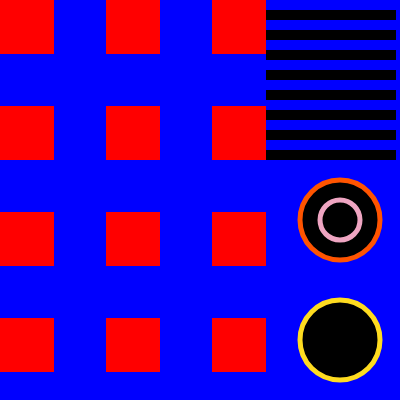
Frame 1 (no input)
Frame 60 (no input): identical to frame 1, image omitted
Frame 120 (the mouse pressed at the canvas centre since frame 60): identical to frame 1, image omitted

The p5.js sketch that drew this single still picture (run headless with seeded random() and noise() and a simulated clock; from frame 60 on, the mouse is pressed at the canvas centre):

// p5.js sketch
// ── sketch.js
const sketchWidth = 400;
const sketchHeight = 400;
const squareSize = 54;
const padding = 26;
const spacing = squareSize + 2 * padding;

const columns = Math.floor(sketchWidth / spacing);
const rows = Math.floor(sketchHeight / spacing);

function setup () {
  createCanvas(sketchWidth, sketchHeight);
}

function draw () {

  background('blue')
  strokeWeight(0)
  stroke(0)
  fill('red')
  for(let x = 0; x <= columns; x += 1) {
    for(let y = 0; y <= rows; y += 1) {
      square(x * spacing, y * spacing, squareSize);
    }
  }

  stroke(255)
  fill('blue')
  rect(300, 0, 100, 400)

    stroke(254, 219, 32)
    strokeWeight(5)
    fill(0)
    circle(340, 340, 80)

    stroke(255, 84, 0)
    strokeWeight(5)
    fill(0)
    circle(340, 220, 80)

    stroke(239, 165, 194)
    strokeWeight(5)
    fill(0)
    circle(340, 220, 40)


      fill(255);
      stroke(112, 207, 194)
      strokeWeight(20)


      
      strokeWeight(0)
      fill(0)
      for(let y = 1; y < 17; y += 2) {
        rect(266, 10 * y, 130, 10);
      }
      
    



}
